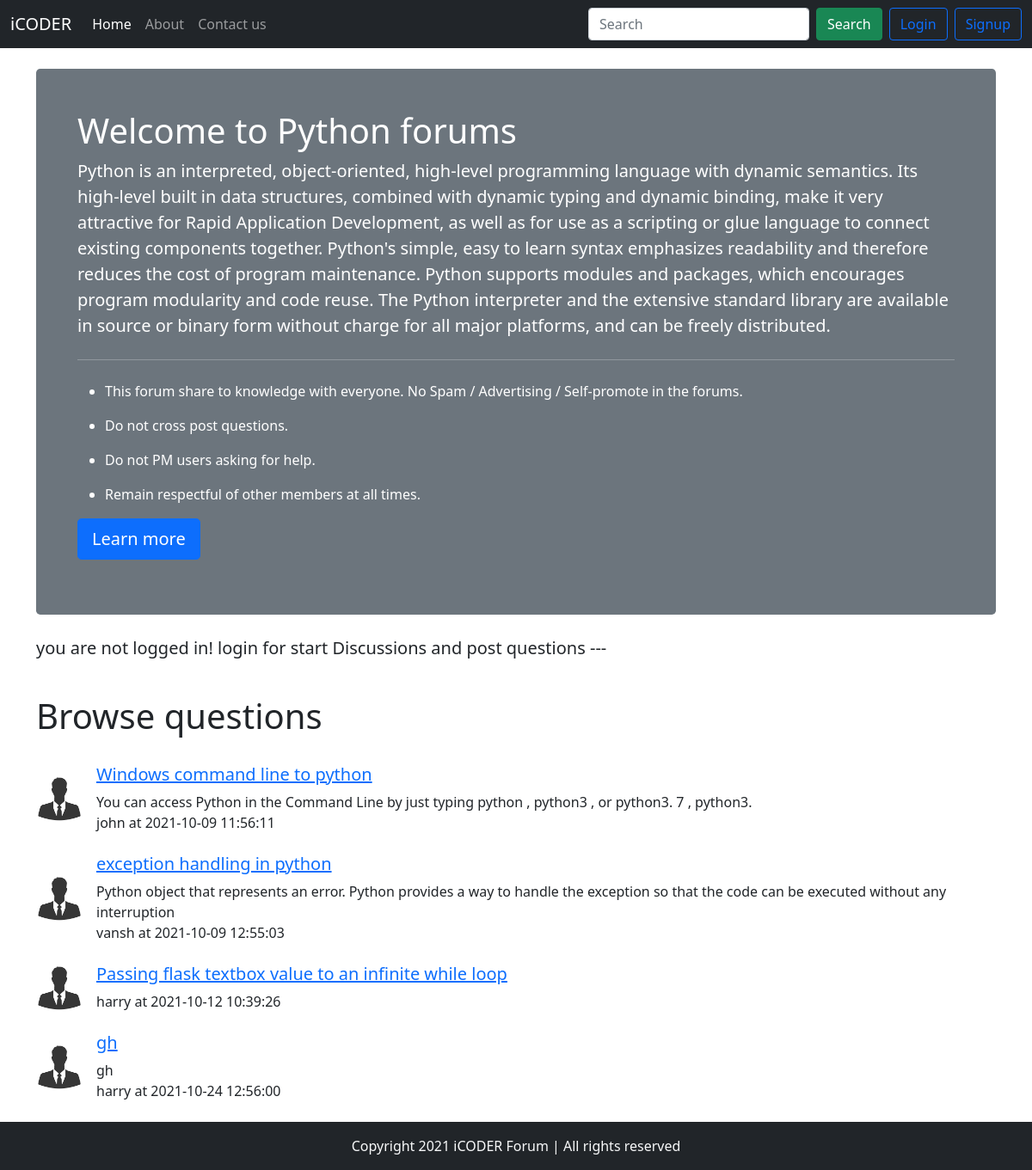
/threads-list.php?id=1, run on the app's committed database.
### tables this page shows
CREATE TABLE `categorey` (
  `id` int(255) NOT NULL,
  `name` varchar(255) NOT NULL,
  `description` varchar(1025) NOT NULL,
  `created` datetime NOT NULL DEFAULT current_timestamp()
);

CREATE TABLE `threads` (
  `id` int(255) NOT NULL,
  `title` varchar(255) NOT NULL,
  `description` text NOT NULL,
  `cat_id` varchar(255) NOT NULL,
  `user_id` int(255) NOT NULL,
  `time` datetime NOT NULL DEFAULT current_timestamp()
);

CREATE TABLE `users` (
  `uid` int(255) NOT NULL,
  `username` varchar(255) NOT NULL,
  `email` varchar(25) NOT NULL,
  `pass` text NOT NULL,
  `cpass` varchar(255) NOT NULL,
  `time` datetime NOT NULL DEFAULT current_timestamp()
);

### threads-list.php (the view, shortened to what this page needs)
<!DOCTYPE html>
<html lang="en">
<head>
</head>
<body>
    <?php include  "partials/header.php" ; ?>
    <?php include  "partials/connection.php" ; ?>
    <?php include  "partials/link.php" ; ?>
    <?php
    $id=$_GET['id'];
   $selectquery = "select * from categorey where id=$id";
   $query = mysqli_query($con,$selectquery);
   while($row = mysqli_fetch_array($query)){
       $catname =$row['name'];
       $catdesc =$row['description'];
   }
   ?>
    <div class="container my-4">
        <div class="jumbotron">
            <div class="w-auto h-70 p-5 text-white bg-secondary rounded-3">
                <h1 class="display-6">Welcome to <?php echo $catname; ?> forums</h1>
                <p class="lead"><?php echo $catdesc; ?></p>
                <hr class="my-4">
                <ul>
                    <li>
                        <p>This forum share to knowledge with everyone. No Spam / Advertising / Self-promote in the
                            forums.
                        </p>
                    </li>
                    <li>
                        <p> Do not cross post questions. </p>
                    </li>
                    <li>
                        <p> Do not PM users asking for help. </p>
                    </li>
                    <li>
                        <p> Remain respectful of other members at all times.</p>
                    </li>
                </ul>
                <p class="lead">
                    <a class="btn btn-primary btn-lg" href="https://www.w3schools.com/default.asp" role="button">Learn more</a>
                </p>
            </div>
        </div>
    </div>
<?php
if(isset($_SESSION['loggedin']) && $_SESSION['loggedin']==true){
  echo'  <div class="container">
        <h1>Ask the questions</h1><br>
        <form action="'. $_SERVER["REQUEST_URI"] .'" method="POST">
            <div class="mb-3">
                <label for="title" class="form-label"> Problem title</label>
                <input type="text" name="title" class="form-control" id="title" placeholder="" required>
                <small>keep your title as short as possible</small>
            </div>
            <input type="hidden" name="uid" value=" '. $_SESSION['uid'] .' ">
                    <div class="mb-3">
                <label for="description" class="form-label">Elaborate your concern</label>
                <textarea class="form-control" name="description" id="description" rows="3"></textarea>
            </div>
            <button type="submit" name="submit" class="btn btn-success">Submit</button>
            </form>
            </div>';
}
 else {
  echo'
  <div class="container">
  <p class="lead">
    you are not logged in! login for start Discussions and post questions ---
</p>
</div>';
 }
?>
<br>
    <div class="container">
        <h1>Browse questions</h1><br>
        <?php
    $id=$_GET['id'];
   $selectquery = "select * from threads where cat_id=$id";
   $query = mysqli_query($con,$selectquery);
   while($row = mysqli_fetch_array($query)){
    $id =$row['id'];
    $title =$row['title'];
    $description =$row['description'];
    $time =$row['time'];
    $threads_user_id=$row['user_id'];
    $sql = "select username from users where uid ='$threads_user_id'" ;
    $result = mysqli_query($con,$sql);
    $row_email = mysqli_fetch_array($result);
    $email = $row_email['username'];
   echo'    <div class="d-flex align-items-center">
            <div class="flex-shrink-0">
                <img src="images/default.jpg" width="54px" class="mr-3" alt="user">
            </div>
                <div class="flex-grow-1 ms-3">
                <h5> <a href="threads.php?thread_id='.$id.'"> '.$title.'</a></h5>
    '.$description.'
    <p class="my-0">'.$email.' at '.$time.'</p>
    </div>
    </div>
    <br>';
    }
    ?>
    </div>
    <?php include  "partials/footer.php" ; ?>
</body>
</html>

### partials/header.php (shortened to what this page needs)
<?php
echo'<nav class="navbar navbar-expand-lg navbar-dark bg-dark">
    <div class="container-fluid">
        <a class="navbar-brand" href="index.php">iCODER</a>
        <button class="navbar-toggler" type="button" data-bs-toggle="collapse" data-bs-target="#navbarSupportedContent"
            aria-controls="navbarSupportedContent" aria-expanded="false" aria-label="Toggle navigation">
            <span class="navbar-toggler-icon"></span>
        </button>
        <div class="collapse navbar-collapse" id="navbarSupportedContent">
            <ul class="navbar-nav me-auto mb-2 mb-lg-0">
                <li class="nav-item">
                    <a class="nav-link active" aria-current="page" href="index.php">Home</a>
                </li>
                <li class="nav-item">
                    <a class="nav-link" href="about.php">About</a>
                </li>
                <li class="nav-item">
                    <a class="nav-link" href="contact.php">Contact us</a>
                </li>
            </ul>';
            if(isset($_SESSION['loggedin']) && $_SESSION['loggedin']==true){
               echo '<form class="d-flex" action="search.php" method="get">
                <input class="form-control me-2" type="search" name="search"  placeholder="Search" aria-label="Search">
                <button class="btn btn-success" type="submit">Search</button>
                <a href="partials/logout.php"  class="btn btn-primary mx-2">Logout</a>
                <p class="text-light my-2 ">Welcome' .$_SESSION['useremail']. '</p>
                </form>';
            }
            else{
                echo '<form class="d-flex" action="search.php" method=" ">
                <input class="form-control me-2 name="search" type="search" placeholder="Search" aria-label="Search">
                <button class="btn btn-success" type="submit">Search</button>
                 </form>
                <button class="btn btn-outline-primary mx-2" data-bs-toggle="modal"
                    data-bs-target="#loginModal">Login</button>
                <button class="btn btn-outline-primary mx-0" data-bs-toggle="modal" data-bs-target="#signupModal">Signup
                </button>
            </div>';
            }
      echo '</div>
    </div>
</nav>';
?>

### partials/link.php (shortened to what this page needs)
<link href="https://cdn.jsdelivr.net/npm/bootstrap@5.1.1/dist/css/bootstrap.min.css" rel="stylesheet"
>
    <svg xmlns="http://www.w3.org/2000/svg" style="display: none;">

### partials/footer.php
<div class="container-fluid bg-dark text-light">
    <p class="text-center py-3 mb-0">Copyright 2021 iCODER Forum | All rights reserved</p>
</div>

### data on the page
categorey: name "Python", description "Python is an interpreted, object-oriented, high-level programming language with dynamic semantics. Its high-level built in data structures, combined with dynamic typing and dynamic binding, make it very attractive for Rapid Application Development, as well as for use as a scripting or glue language to connect existing components together. Python's simple, easy to learn syntax emphasizes readability and therefore reduces the cost of program maintenance. Python supports modules and packages, which encourages program modularity and code reuse. The Python interpreter and the extensive standard library are available in source or binary form without charge for all major platforms, and can be…"
threads: title "Windows command line to python", description "You can access Python in the Command Line by just typing python , python3 , or python3. 7 , python3.", user.username "john", time "2021-10-09 11:56:11"
threads: title "exception handling in python", description "Python object that represents an error. Python provides a way to handle the exception so that the code can be executed without any interruption", user.username "vansh", time "2021-10-09 12:55:03"
threads: title "Passing flask textbox value to an infinite while loop", user.username "harry", time "2021-10-12 10:39:26"
threads: title "gh", description "gh", user.username "harry", time "2021-10-24 12:56:00"
